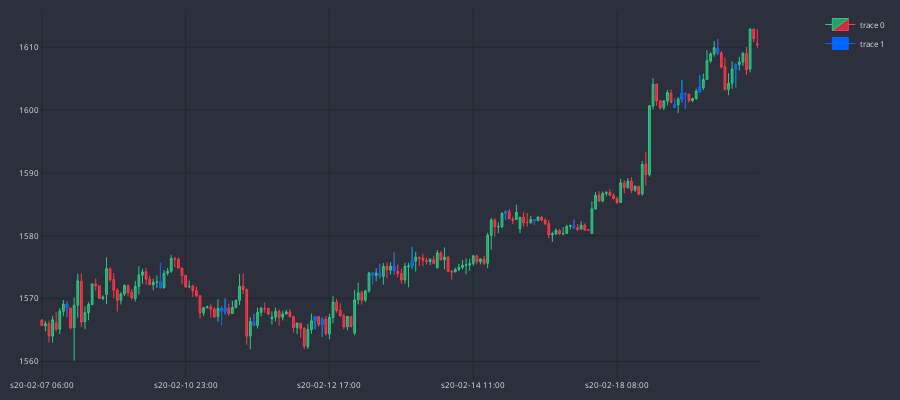

Notebook code for this chart:
### Code cell
MARKER = '#0066FF'
dfp = df_an.iloc[600:800]
cp = CandlePlot(dfp, candles=True)
df_temp = cp.df_plot[cp.df_plot.PIN_BAR==True]
cp.fig.add_trace(go.Candlestick(
                x=df_temp.sTime,
                open=df_temp.mid_o,
                high=df_temp.mid_h,
                low=df_temp.mid_l,
                close=df_temp.mid_c,
                line=dict(width=1), opacity=1,
                increasing_fillcolor=MARKER,
                decreasing_fillcolor=MARKER,
                increasing_line_color=MARKER,  
                decreasing_line_color=MARKER
            ))

cp.show_plot()

### Figure 1 — Plotly figure (JSON) as saved in the notebook; plotly's stock layout.template omitted (floating-point values rounded to 4 significant figures; data arrays with more than 128 entries replaced by an {"elided": "..."} marker saying what was removed)
{"data": [{"close": {"elided": "200 float values"}, "decreasing": {"fillcolor": "#CC2E3C", "line": {"color": "#FF3A4C"}}, "high": {"elided": "200 float values"}, "increasing": {"fillcolor": "#24A06B", "line": {"color": "#2EC886"}}, "line": {"width": 1}, "low": {"elided": "200 float values"}, "opacity": 1, "open": {"elided": "200 float values"}, "type": "candlestick", "x": {"elided": "200 str values"}}, {"close": [1568.0, 1572.0, 1568.0, 1569.0, 1566.0, 1567.0, 1567.0, 1574.0, 1574.0, 1574.0, 1576.0, 1584.0, 1582.0, 1581.0, 1601.0, 1603.0, 1603.0, 1604.0, 1609.0, 1607.0], "decreasing": {"fillcolor": "#0066FF", "line": {"color": "#0066FF"}}, "high": [1570.0, 1576.0, 1569.0, 1570.0, 1568.0, 1567.0, 1567.0, 1574.0, 1576.0, 1577.0, 1578.0, 1584.0, 1583.0, 1583.0, 1602.0, 1605.0, 1603.0, 1606.0, 1611.0, 1607.0], "increasing": {"fillcolor": "#0066FF", "line": {"color": "#0066FF"}}, "line": {"width": 1}, "low": [1567.0, 1572.0, 1566.0, 1567.0, 1566.0, 1565.0, 1564.0, 1572.0, 1573.0, 1574.0, 1575.0, 1582.0, 1582.0, 1581.0, 1600.0, 1601.0, 1600.0, 1603.0, 1609.0, 1604.0], "opacity": 1, "open": [1569.0, 1573.0, 1568.0, 1568.0, 1566.0, 1566.0, 1566.0, 1574.0, 1574.0, 1575.0, 1575.0, 1584.0, 1583.0, 1582.0, 1600.0, 1602.0, 1603.0, 1603.0, 1610.0, 1607.0], "type": "candlestick", "x": ["s20-02-07 13:00", "s20-02-10 16:00", "s20-02-11 10:00", "s20-02-11 11:00", "s20-02-11 19:00", "s20-02-12 13:00", "s20-02-12 15:00", "s20-02-13 06:00", "s20-02-13 08:00", "s20-02-13 12:00", "s20-02-13 17:00", "s20-02-14 20:00", "s20-02-17 05:00", "s20-02-17 16:00", "s20-02-19 01:00", "s20-02-19 03:00", "s20-02-19 04:00", "s20-02-19 08:00", "s20-02-19 13:00", "s20-02-19 18:00"]}], "layout": {"font": {"color": "#e1e1e1", "size": 8}, "height": 400, "margin": {"b": 10, "l": 10, "r": 10, "t": 10}, "paper_bgcolor": "#2c303c", "plot_bgcolor": "#2c303c", "width": 900, "xaxis": {"anchor": "y", "domain": [0, 0.94], "gridcolor": "#1f292f", "nticks": 5, "rangeslider": {"visible": false}}, "yaxis": {"anchor": "x", "domain": [0, 1], "gridcolor": "#1f292f"}, "yaxis2": {"anchor": "x", "gridcolor": "#1f292f", "overlaying": "y", "side": "right"}}}
